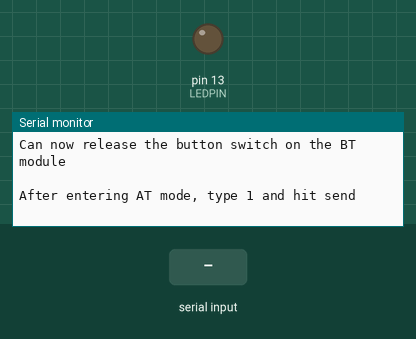
Bench run of a sketch on a simulated Arduino Mega 2560, built with avr-gcc and run on an emulated ATmega2560. On the bench: output pins drawn as LEDs (lit = HIGH), the last lines printed to the serial monitor. The inputs (shaded band) are chosen by the test bench.

Above: at 1.0 s.
1.1 s: "1" received over Serial
At 1.11 s:
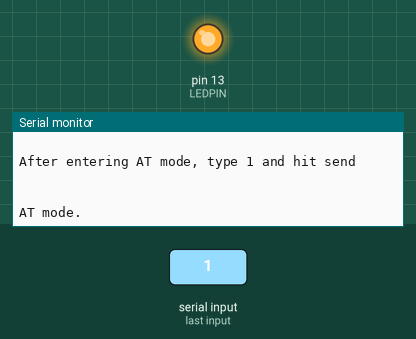
2.6 s: "1" received over the second serial link
At 2.9 s:
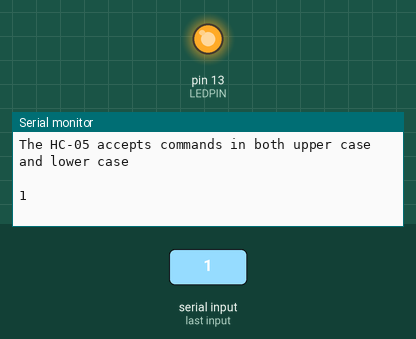

The sketch:

BT_slave.ino
```cpp
/* Basic Bluetooth test sketch 5a for the Arduino Mega.
 AT mode using button switch
 HC-05 with EN pin and button switch

 Uses serial with the host computer and seria1 for communication with the Bluetooth module

  Pins
  BT VCC to Arduino 5V out. Disconnect before uploading sketch.
  BT GND to Arduino GND
  BT RX (through a voltage divider) to Arduino TX1 (pin 18)
  BT TX  to Arduino RX1 (no need voltage divider)   (pin 19)
*/

char serialByte = '0';
const byte  LEDPIN = 13;

void setup()
{
    pinMode(LEDPIN, OUTPUT);

    // communication with the host computer
    Serial.begin(9600);

    Serial.println("Do not power the BT module");
    Serial.println(" ");
    Serial.println("On the BT module, press the button switch (keep pressed, and at the same time power the BT module");
    Serial.println("The LED on the BT module should now flash on/off every 2 seconds");
    Serial.println("Can now release the button switch on the BT module");
    Serial.println(" ");
    Serial.println("After entering AT mode, type 1 and hit send");
    Serial.println(" ");


    // wait for the user to type "1" in the serial monitor
    while (Serial.read() !='1')
    {
        if ( Serial1.available() )   {  serialByte = Serial1.read();  }
    }


    // communication with the BT module on serial1
    Serial1.begin(38400);

    // LED to show we have started the serial channels
    digitalWrite(LEDPIN, HIGH);

    Serial.println(" ");
    Serial.println("AT mode.");
    Serial.println("Remember to to set Both NL & CR in the serial monitor.");
    Serial.println("The HC-05 accepts commands in both upper case and lower case");
    Serial.println(" ");
}


void loop()
{
    // listen for communication from the BT module and then write it to the serial monitor
    if ( Serial1.available() )   {  Serial.write( Serial1.read() );  }

    // listen for user input and send it to the HC-05
   if ( Serial.available() )   {  Serial1.write( Serial.read() );  }
}
```

Measured:
- after the input at 1.1 s, the serial monitor: prints a new line at once (image 1)
- after the input at 2.6 s, the serial monitor: prints a new line at once (image 2)
